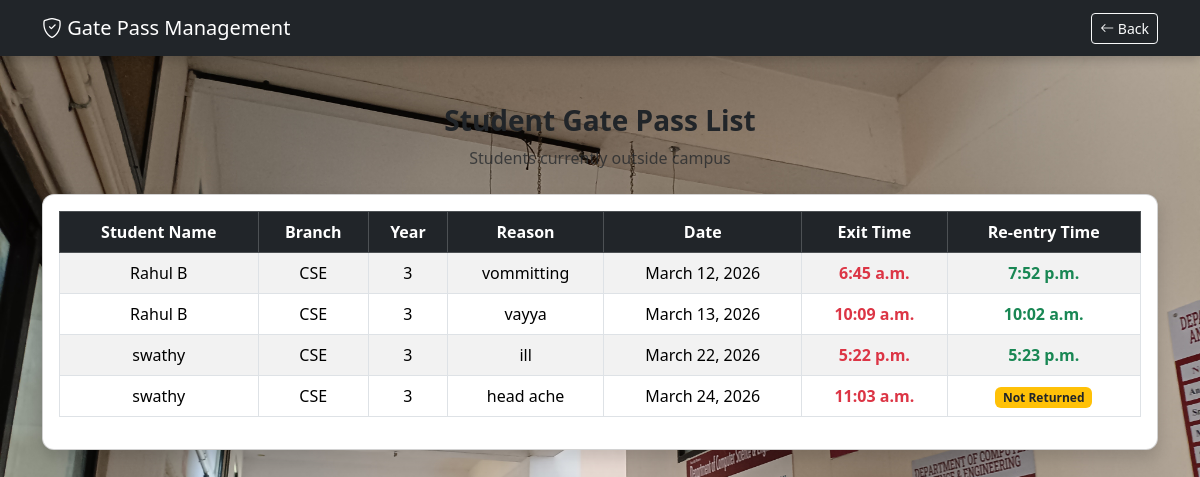
/Gate_list, run on an earlier commit of the app's database.
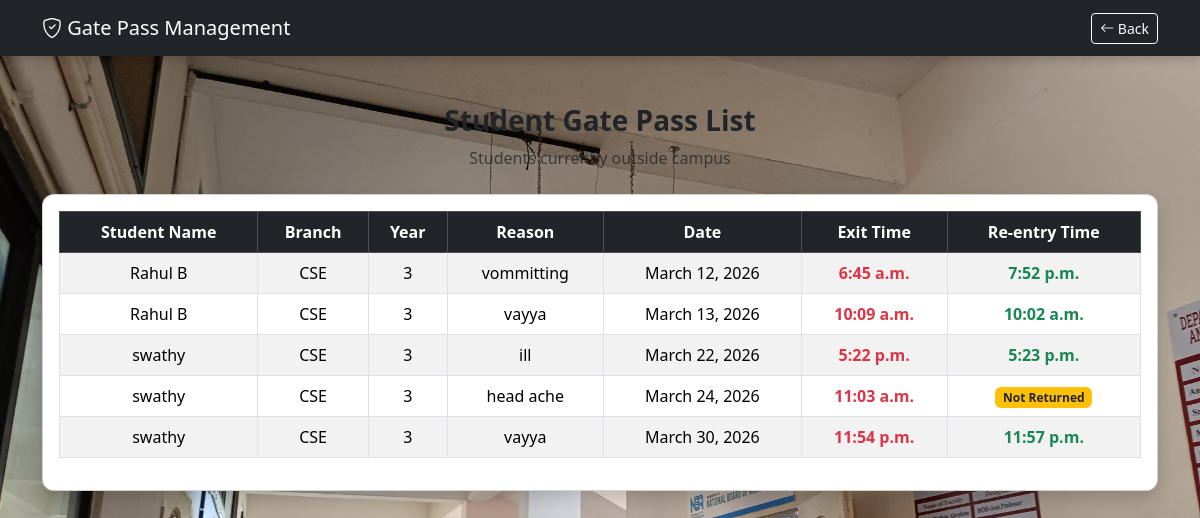
And on a later commit of the database.
### App/models.py (models this page shows)
class Gate_Pass(models.Model):
    STUD_NAME=models.CharField(max_length=20)
    STUD_BRANCH=models.CharField(max_length=20)
    STUD_YEAR=models.CharField(max_length=20)
    STUD_PHONE1= models.CharField(max_length=10)
    APPORVED=models.CharField(max_length=50)
    REASONS=models.CharField(max_length=50)
    TEACHER_ID=models.ForeignKey(TEACHER,on_delete=models.CASCADE)
    STUDENT_ID=models.ForeignKey(Details_students,on_delete=models.CASCADE)
    HOD_APPROVE=models.CharField(max_length=50,default="NO")
    gate_date = models.DateField(auto_now_add=True)
    gate_time = models.TimeField(auto_now_add=True)
    exit_time=models.TimeField(null=True, blank=True)
    re_enrty_time=models.TimeField(null=True, blank=True)

### App/views.py (the view)
# urls.py: path('Gate_list',views.gatelist),
def gatelist(request):
    gppp=Gate_Pass.objects.filter(HOD_APPROVE='yes',exit_time__isnull=False)
    gcount=gppp.count()
    print(gcount)
    return render(request,"Hod_gatelist.html",{'key':gppp})

### App/templates/Hod_gatelist.html (shortened to what this page needs)
{% load static %}
<!DOCTYPE html>
<html lang="en">
<head>
<link href="https://cdn.jsdelivr.net/npm/bootstrap@5.3.2/dist/css/bootstrap.min.css" rel="stylesheet">
<link rel="stylesheet" href="https://cdn.jsdelivr.net/npm/bootstrap-icons@1.11.1/font/bootstrap-icons.css">
</head>
<body>
<nav class="navbar navbar-dark bg-dark">
<div class="container">
<span class="navbar-brand">
<i class="bi bi-shield-check"></i>
Gate Pass Management
</span>
<a href="Hod_Home" class="btn btn-outline-light btn-sm">
<i class="bi bi-arrow-left"></i> Back
</a>
</div>
</nav>
<div class="container mt-5">
<div class="text-center mb-4">
<h3 class="fw-bold">Student Gate Pass List</h3>
<p class="text-muted">
Students currently outside campus
</p>
</div>
<div class="card shadow">
<div class="card-body">
<div class="table-responsive">
<table class="table table-bordered table-striped align-middle text-center">
<thead class="table-dark">
<tr>
<th>Student Name</th>
<th>Branch</th>
<th>Year</th>
<th>Reason</th>
<th>Date</th>
<th>Exit Time</th>
<th>Re-entry Time</th>
</tr>
</thead>
<tbody>
{% for i in key %}
<tr>
<td>{{ i.STUD_NAME }}</td>
<td>{{ i.STUD_BRANCH }}</td>
<td>{{ i.STUD_YEAR }}</td>
<td>{{i.REASONS}}</td>
<td>{{ i.gate_date }}</td>
<td class="text-danger fw-semibold">{{ i.exit_time }}</td>
<td class="text-success fw-semibold">
{% if i.re_enrty_time %}
{{ i.re_enrty_time }}
{% else %}
<span class="badge bg-warning text-dark">Not Returned</span>
{% endif %}
</td>
</tr>
{% endfor %}
</tbody>
</table>
</div>
</div>
</div>
</div>
</body>
</html>

What changed in the data, as far as the page shows it:
added Gate_Pass: STUD_NAME "swathy", STUD_BRANCH "CSE", STUD_YEAR "3", REASONS "vayya", gate_date "March 30, 2026", exit_time "11:54 p.m.", re_enrty_time "11:57 p.m."
